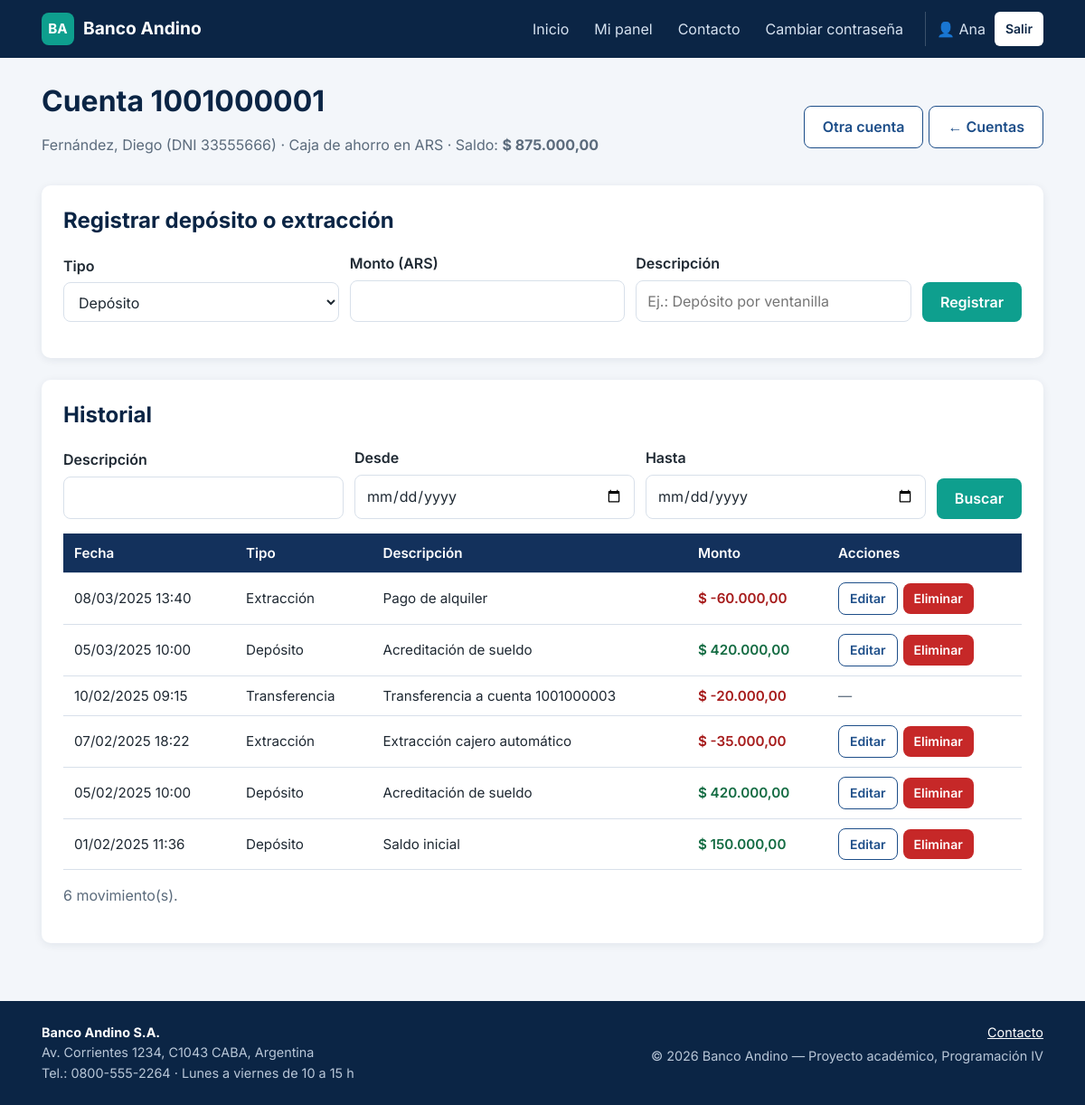
Screenshot of /admin/movimientos.php?id_cuenta=1 (signed in) with the database file from the repository.
### tables this page shows
CREATE TABLE cuentas (
    id_cuenta INT AUTO_INCREMENT PRIMARY KEY,
    numero_cuenta VARCHAR(20) NOT NULL UNIQUE,
    tipo ENUM('Caja de ahorro', 'Cuenta corriente') NOT NULL,
    moneda ENUM('ARS', 'USD') NOT NULL,
    saldo DECIMAL(12,2) NOT NULL DEFAULT 0,
    fecha_apertura DATETIME NOT NULL DEFAULT CURRENT_TIMESTAMP,
    activa TINYINT(1) NOT NULL DEFAULT 1,         
    id_usuario INT NOT NULL,
    CONSTRAINT fk_cuentas_usuarios FOREIGN KEY (id_usuario) REFERENCES usuarios(id_usuario)
);

CREATE TABLE usuarios (
    id_usuario INT AUTO_INCREMENT PRIMARY KEY,
    nombre VARCHAR(50) NOT NULL,
    apellido VARCHAR(50) NOT NULL,
    dni VARCHAR(8) NOT NULL UNIQUE,
    fecha_nacimiento DATE NOT NULL,
    email VARCHAR(100) NOT NULL UNIQUE,
    password VARCHAR(255) NOT NULL,             
    debe_cambiar_password TINYINT(1) NOT NULL DEFAULT 0,
    activo TINYINT(1) NOT NULL DEFAULT 1,
    fecha_registro DATETIME NOT NULL DEFAULT CURRENT_TIMESTAMP,
    id_rol INT NOT NULL,
    CONSTRAINT fk_usuarios_roles FOREIGN KEY (id_rol) REFERENCES roles(id_rol)
);

CREATE TABLE movimientos (
    id_movimiento INT AUTO_INCREMENT PRIMARY KEY,
    id_cuenta INT NOT NULL,
    fecha DATETIME NOT NULL DEFAULT CURRENT_TIMESTAMP,
    tipo ENUM('Depósito', 'Extracción', 'Transferencia') NOT NULL,
    monto DECIMAL(12,2) NOT NULL,
    descripcion VARCHAR(150) NOT NULL DEFAULT '',
    CONSTRAINT fk_movimientos_cuentas FOREIGN KEY (id_cuenta) REFERENCES cuentas(id_cuenta)
);

### includes/funciones.php (called while the page is built, shortened)
<?php
function e($texto)
{
    return htmlspecialchars((string) $texto, ENT_QUOTES, "UTF-8");
}
function rolActual()
{
    return isset($_SESSION["id_rol"]) ? (int) $_SESSION["id_rol"] : 0;
}
function formatoMonto($monto, $moneda = "ARS")
{
    $simbolo = $moneda === "USD" ? "US$" : "$";
    return $simbolo . " " . number_format((float) $monto, 2, ",", ".");
}
function formatoFecha($fecha, $conHora = true)
{
    return date($conHora ? "d/m/Y H:i" : "d/m/Y", strtotime($fecha));
}
function campo($origen, $nombre)
{
    return isset($origen[$nombre]) ? trim((string) $origen[$nombre]) : "";
}
$FORM_ANTERIOR = isset($_SESSION["form_anterior"]) ? $_SESSION["form_anterior"] : [];
function valorAnterior($nombre, $porDefecto = "")
{
    global $FORM_ANTERIOR;
    return isset($FORM_ANTERIOR[$nombre]) ? $FORM_ANTERIOR[$nombre] : $porDefecto;
}
function consultar($conexion, $sql, $tipos = "", $parametros = [])
{
    $stmt = mysqli_prepare($conexion, $sql);
    if ($tipos !== "") {
        mysqli_stmt_bind_param($stmt, $tipos, ...$parametros);
    }
    mysqli_stmt_execute($stmt);
    $resultado = mysqli_stmt_get_result($stmt);
    $filas = mysqli_fetch_all($resultado, MYSQLI_ASSOC);
    return $filas;
}
function consultarUno($conexion, $sql, $tipos = "", $parametros = [])
{
    $filas = consultar($conexion, $sql, $tipos, $parametros);
    return count($filas) > 0 ? $filas[0] : null;
}
function buscarMovimientos($conexion, $idCuenta, $texto = "", $desde = "", $hasta = "")
{
    $sql = "SELECT * FROM movimientos WHERE id_cuenta = ?";
    $tipos = "i";
    $parametros = [$idCuenta];
    $sql .= " ORDER BY fecha DESC, id_movimiento DESC";
    return consultar($conexion, $sql, $tipos, $parametros);
}

### admin/movimientos.php (the view, shortened to what this page needs)
<?php
require_once(__DIR__ . "/../includes/conexion.php");
$esAdmin = rolActual() === ROL_ADMIN;
$idCuenta = isset($_GET["id_cuenta"]) ? (int) $_GET["id_cuenta"] : 0;
$cuenta = null;
if ($idCuenta > 0) {
    $cuenta = consultarUno(
        $conexion,
        "SELECT c.*, u.nombre, u.apellido, u.dni
         FROM cuentas c JOIN usuarios u ON u.id_usuario = c.id_usuario
         WHERE c.id_cuenta = ?",
        "i",
        [$idCuenta]
    );
}
if ($cuenta === null) {
    $busquedaCuenta = campo($_GET, "q");
    $cuentasEncontradas = [];
    if ($busquedaCuenta !== "") {
        $like = "%" . $busquedaCuenta . "%";
        $cuentasEncontradas = consultar(
            $conexion,
            "SELECT c.*, u.nombre, u.apellido, u.dni
             FROM cuentas c JOIN usuarios u ON u.id_usuario = c.id_usuario
             WHERE c.activa = 1 AND (c.numero_cuenta LIKE ? OR u.apellido LIKE ? OR u.dni LIKE ?)
             ORDER BY u.apellido, c.numero_cuenta",
            "sss",
            [$like, $like, $like]
        );
    }
} else {
    $texto = campo($_GET, "texto");
    $desde = campo($_GET, "desde");
    $hasta = campo($_GET, "hasta");
    $movimientos = buscarMovimientos($conexion, $idCuenta, $texto, $desde, $hasta);
}
require_once(__DIR__ . "/../includes/header.php");
?>
<?php if ($cuenta === null): ?>
    <div class="encabezado-seccion">
        <h1>Movimientos</h1>
        <a href="<?php echo RAIZ . panelSegunRol(rolActual()); ?>" class="boton boton-secundario">← Panel</a>
    </div>
    <section class="tarjeta">
        <h2>Buscar cuenta</h2>
        <form method="GET" class="filtros">
            <div class="campo">
                <label for="q">N.º de cuenta, apellido o DNI del titular</label>
                <input type="search" id="q" name="q" required value="<?php echo e($busquedaCuenta); ?>">
            </div>
            <div class="acciones">
                <button type="submit" class="boton">Buscar</button>
            </div>
        </form>
        <?php if ($busquedaCuenta !== ""): ?>
            <div class="tabla-contenedor">
                <table class="tabla">
                    <thead>
                        <tr><th>Número</th><th>Titular</th><th>DNI</th><th>Tipo</th><th class="texto-derecha">Saldo</th><th></th></tr>
                    </thead>
                    <tbody>
                        <?php if (count($cuentasEncontradas) === 0): ?>
                            <tr><td colspan="6" class="vacio">No se encontraron cuentas activas.</td></tr>
                        <?php endif; ?>
                        <?php foreach ($cuentasEncontradas as $c): ?>
                            <tr>
                                <td><?php echo e($c["numero_cuenta"]); ?></td>
                                <td><?php echo e($c["apellido"] . ", " . $c["nombre"]); ?></td>
                                <td><?php echo e($c["dni"]); ?></td>
                                <td><?php echo e($c["tipo"] . " " . $c["moneda"]); ?></td>
                                <td class="texto-derecha"><?php echo e(formatoMonto($c["saldo"], $c["moneda"])); ?></td>
                                <td><a href="movimientos.php?id_cuenta=<?php echo (int) $c["id_cuenta"]; ?>" class="boton boton-chico">Operar</a></td>
                            </tr>
                        <?php endforeach; ?>
                    </tbody>
                </table>
            </div>
        <?php endif; ?>
    </section>
<?php else: ?>
    <div class="encabezado-seccion">
        <div>
            <h1>Cuenta <?php echo e($cuenta["numero_cuenta"]); ?></h1>
            <p class="texto-suave">
                <?php echo e($cuenta["apellido"] . ", " . $cuenta["nombre"]); ?> (DNI <?php echo e($cuenta["dni"]); ?>) ·
                <?php echo e($cuenta["tipo"] . " en " . $cuenta["moneda"]); ?> ·
                Saldo: <strong><?php echo e(formatoMonto($cuenta["saldo"], $cuenta["moneda"])); ?></strong>
            </p>
        </div>
        <div class="acciones">
            <a href="movimientos.php" class="boton boton-secundario">Otra cuenta</a>
            <?php if ($esAdmin): ?>
                <a href="cuentas.php" class="boton boton-secundario">← Cuentas</a>
            <?php endif; ?>
        </div>
    </div>
    <?php if ($cuenta["activa"]): ?>
        <section class="tarjeta">
            <h2>Registrar depósito o extracción</h2>
            <form action="../procesos/procesar_movimiento.php" method="POST" class="filtros" novalidate>
                <div class="campo">
                    <label for="tipo">Tipo</label>
                    <select id="tipo" name="tipo">
                        <option value="Depósito">Depósito</option>
                    </select>
                </div>
                <div class="campo">
                    <label for="monto">Monto (<?php echo e($cuenta["moneda"]); ?>)</label>
                    <input type="number" id="monto" name="monto" min="0.01" step="0.01" required data-monto value="<?php echo e(valorAnterior("monto")); ?>">
                </div>
                <div class="campo">
                    <label for="descripcion">Descripción</label>
                    <input type="text" id="descripcion" name="descripcion" maxlength="150" placeholder="Ej.: Depósito por ventanilla" value="<?php echo e(valorAnterior("descripcion")); ?>">
                </div>
                <div class="acciones">
                    <button type="submit" class="boton">Registrar</button>
                </div>
            </form>
        </section>
    <?php endif; ?>
    <section class="tarjeta">
        <h2>Historial</h2>
        <form method="GET" class="filtros">
            <div class="campo">
                <label for="texto">Descripción</label>
                <input type="search" id="texto" name="texto" value="<?php echo e($texto); ?>">
            </div>
            <div class="campo">
                <label for="desde">Desde</label>
                <input type="date" id="desde" name="desde" value="<?php echo e($desde); ?>">
            </div>
            <div class="campo">
                <label for="hasta">Hasta</label>
                <input type="date" id="hasta" name="hasta" value="<?php echo e($hasta); ?>">
            </div>
            <div class="acciones">
                <button type="submit" class="boton">Buscar</button>
            </div>
        </form>
        <div class="tabla-contenedor">
            <table class="tabla">
                <thead>
                    <tr>
                        <th>Fecha</th>
                        <th>Tipo</th>
                        <th>Descripción</th>
                        <th class="texto-derecha">Monto</th>
                        <?php if ($esAdmin): ?><th>Acciones</th><?php endif; ?>
                    </tr>
                </thead>
                <tbody>
                    <?php foreach ($movimientos as $mov): ?>
                        <tr>
                            <td><?php echo e(formatoFecha($mov["fecha"])); ?></td>
                            <td><?php echo e($mov["tipo"]); ?></td>
                            <td><?php echo e($mov["descripcion"]); ?></td>
                            <td class="texto-derecha <?php echo $mov["monto"] < 0 ? "negativo" : "positivo"; ?>"><?php echo e(formatoMonto($mov["monto"], $cuenta["moneda"])); ?></td>
                            <?php if ($esAdmin): ?>
                                <td>
                                    <?php if ($mov["tipo"] !== "Transferencia" && $cuenta["activa"]): ?>
                                        <div class="acciones">
                                            <a href="movimiento_form.php?id=<?php echo (int) $mov["id_movimiento"]; ?>" class="boton boton-chico boton-secundario">Editar</a>
                                            <form action="../procesos/procesar_movimiento.php" method="POST" data-confirmar="¿Eliminar este movimiento? El saldo de la cuenta se va a recalcular.">
                                                <button type="submit" class="boton boton-chico boton-peligro">Eliminar</button>
                                            </form>
                                        </div>
                                    <?php else: ?>
                                        <span class="texto-suave">—</span>
                                    <?php endif; ?>
                                </td>
                            <?php endif; ?>
                        </tr>
                    <?php endforeach; ?>
                </tbody>
            </table>
        </div>
        <p class="texto-suave"><?php echo count($movimientos); ?> movimiento(s).</p>
    </section>
<?php endif; ?>
<?php require_once(__DIR__ . "/../includes/footer.php"); ?>

### css/estilos.css (style rules this page uses)
:root { --azul-oscuro: #0b2545; --azul: #13315c; --azul-medio: #1d4e89; --turquesa: #0e9f8e; --turquesa-oscuro: #0a7c6f; --fondo: #f3f6fa; --blanco: #ffffff; --superficie: #ffffff; --texto: #1f2933; --texto-suave: #5b6b7c; --borde: #d8e0ea; --exito-fondo: #e3f6ee; --exito-texto: #146c43; --error-fondo: #fdecec; --error-texto: #a61b1b; --info-fondo: #e8f1fd; --info-texto: #1d4e89; --radio: 10px; --sombra: 0 2px 10px rgba(11, 37, 69, 0.08); --fila-hover: #f7f9fc; --fila-destacada: #fffbea; --gris-fondo: #eceff3; --titulos: #0b2545; color-scheme: light dark; }
*, *::before, *::after { box-sizing: border-box; }
body { margin: 0; font-family: "Inter", "Segoe UI", Arial, sans-serif; font-size: 16px; line-height: 1.55; color: var(--texto); background: var(--fondo); display: flex; flex-direction: column; min-height: 100vh; }
h1, h2, h3 { color: var(--titulos); line-height: 1.25; margin-top: 0; }
h1 { font-size: 2rem; }
h2 { font-size: 1.5rem; }
a { color: var(--azul-medio); }
.texto-suave { color: var(--texto-suave); }
.texto-derecha { text-align: right; }
.positivo { color: var(--exito-texto); font-weight: 600; }
.negativo { color: var(--error-texto); font-weight: 600; }
.boton { display: inline-block; padding: 10px 20px; border: 0; border-radius: 8px; background: var(--turquesa); color: var(--blanco); font: inherit; font-weight: 600; text-decoration: none; cursor: pointer; transition: background 0.15s; }
.boton-secundario { background: var(--superficie); color: var(--azul-medio); border: 1px solid var(--azul-medio); }
.boton-peligro { background: #c62828; }
.boton-chico { padding: 6px 12px; font-size: 0.875rem; }
.acciones { display: flex; flex-wrap: wrap; gap: 6px; align-items: center; }
.acciones form { margin: 0; }
.tabla .acciones { flex-wrap: nowrap; }
.tabla .boton { white-space: nowrap; }
.tarjeta { background: var(--superficie); border-radius: var(--radio); box-shadow: var(--sombra); padding: 24px; margin-bottom: 24px; }
.encabezado-seccion { display: flex; justify-content: space-between; align-items: center; flex-wrap: wrap; gap: 12px; margin-bottom: 16px; }
.encabezado-seccion h1, .encabezado-seccion h2 { margin: 0; }
.campo { margin-bottom: 16px; }
.campo label { display: block; font-weight: 600; margin-bottom: 6px; }
.campo input, .campo select, .campo textarea { width: 100%; padding: 10px 12px; border: 1px solid var(--borde); border-radius: 8px; font: inherit; background: var(--superficie); color: var(--texto); }
.filtros { display: flex; flex-wrap: wrap; gap: 12px; align-items: flex-end; margin-bottom: 16px; }
.filtros .campo { margin-bottom: 0; flex: 1 1 180px; }
.filtros .acciones { flex: 0 0 auto; }
.tabla-contenedor { width: 100%; overflow-x: auto; }
.tabla { width: 100%; border-collapse: collapse; background: var(--superficie); font-size: 0.95rem; }
.tabla th, .tabla td { padding: 10px 12px; text-align: left; border-bottom: 1px solid var(--borde); vertical-align: middle; }
.tabla th { background: var(--azul); color: var(--blanco); font-weight: 600; white-space: nowrap; }

### rows the page displays
cuentas: numero_cuenta "1001000001", id_usuario.nombre "Fernández, Diego", id_usuario.dni "33555666", tipo+moneda "Caja de ahorro en ARS", formatoMonto($cuenta["saldo"], $cuenta["moneda"]) "$ 875.000,00", moneda "ARS"
movimientos: fecha "08/03/2025 13:40", tipo "Extracción", descripcion "Pago de alquiler", monto.moneda "$ -60.000,00"
movimientos: fecha "05/03/2025 10:00", tipo "Depósito", descripcion "Acreditación de sueldo", monto.moneda "$ 420.000,00"
movimientos: fecha "10/02/2025 09:15", tipo "Transferencia", descripcion "Transferencia a cuenta 1001000003", monto.moneda "$ -20.000,00"
movimientos: fecha "07/02/2025 18:22", tipo "Extracción", descripcion "Extracción cajero automático", monto.moneda "$ -35.000,00"
movimientos: fecha "05/02/2025 10:00", tipo "Depósito", descripcion "Acreditación de sueldo", monto.moneda "$ 420.000,00"
movimientos: fecha "01/02/2025 11:36", tipo "Depósito", descripcion "Saldo inicial", monto.moneda "$ 150.000,00"

### other values shown
$_SESSION["nombre"] "Ana"
count($movimientos) "6"
